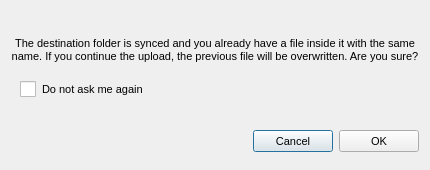
<?xml version="1.0" encoding="UTF-8"?>
<ui version="4.0">
 <class>MessageBox</class>
 <widget class="QDialog" name="MessageBox">
  <property name="geometry">
   <rect>
    <x>0</x>
    <y>0</y>
    <width>430</width>
    <height>170</height>
   </rect>
  </property>
  <property name="minimumSize">
   <size>
    <width>430</width>
    <height>170</height>
   </size>
  </property>
  <property name="maximumSize">
   <size>
    <width>564</width>
    <height>170</height>
   </size>
  </property>
  <property name="windowTitle">
   <string>Warning</string>
  </property>
  <property name="styleSheet">
   <string notr="true">QWidget
{
font-size: 11px;
}

QCheckBox::indicator {
     width: 16px;
     height: 16px;
 }

QRadioButton::indicator {
     width: 16px;
     height: 16px;
 }

QScrollBar:horizontal {
height: 16px;
}

QPushButton
{
    min-height: 14px;
	height: 14px;
}

#cDefaultPath
{
    spacing: 10px;
}

#bChange
{
}
</string>
  </property>
  <layout class="QVBoxLayout" name="verticalLayout">
   <property name="topMargin">
    <number>0</number>
   </property>
   <property name="bottomMargin">
    <number>0</number>
   </property>
   <item>
    <widget class="QLabel" name="label">
     <property name="minimumSize">
      <size>
       <width>0</width>
       <height>51</height>
      </size>
     </property>
     <property name="maximumSize">
      <size>
       <width>16777215</width>
       <height>51</height>
      </size>
     </property>
     <property name="font">
      <font>
       <pointsize>-1</pointsize>
      </font>
     </property>
     <property name="focusPolicy">
      <enum>Qt::StrongFocus</enum>
     </property>
     <property name="layoutDirection">
      <enum>Qt::LeftToRight</enum>
     </property>
     <property name="text">
      <string>The destination folder is synced and you already have a file inside it with the same name. If you continue the upload, the previous file will be overwritten. Are you sure?</string>
     </property>
     <property name="alignment">
      <set>Qt::AlignBottom|Qt::AlignHCenter</set>
     </property>
     <property name="wordWrap">
      <bool>true</bool>
     </property>
     <property name="indent">
      <number>0</number>
     </property>
    </widget>
   </item>
   <item>
    <widget class="QCheckBox" name="cDefaultOption">
     <property name="enabled">
      <bool>true</bool>
     </property>
     <property name="styleSheet">
      <string notr="true">margin-left: 9px;</string>
     </property>
     <property name="text">
      <string>Do not ask me again</string>
     </property>
     <property name="checked">
      <bool>false</bool>
     </property>
    </widget>
   </item>
   <item>
    <widget class="QWidget" name="bLayout" native="true">
     <property name="maximumSize">
      <size>
       <width>16777215</width>
       <height>40</height>
      </size>
     </property>
     <layout class="QHBoxLayout" name="horizontalLayout_2">
      <property name="spacing">
       <number>6</number>
      </property>
      <property name="leftMargin">
       <number>0</number>
      </property>
      <property name="topMargin">
       <number>12</number>
      </property>
      <property name="rightMargin">
       <number>0</number>
      </property>
      <property name="bottomMargin">
       <number>0</number>
      </property>
      <item>
       <spacer name="horizontalSpacer">
        <property name="orientation">
         <enum>Qt::Horizontal</enum>
        </property>
        <property name="sizeHint" stdset="0">
         <size>
          <width>40</width>
          <height>20</height>
         </size>
        </property>
       </spacer>
      </item>
      <item>
       <widget class="QPushButton" name="bCancel">
        <property name="text">
         <string>Cancel</string>
        </property>
       </widget>
      </item>
      <item>
       <widget class="QPushButton" name="bOK">
        <property name="text">
         <string>OK</string>
        </property>
       </widget>
      </item>
     </layout>
    </widget>
   </item>
  </layout>
 </widget>
 <resources/>
 <connections>
  <connection>
   <sender>bCancel</sender>
   <signal>clicked()</signal>
   <receiver>MessageBox</receiver>
   <slot>reject()</slot>
   <hints>
    <hint type="sourcelabel">
     <x>383</x>
     <y>151</y>
    </hint>
    <hint type="destinationlabel">
     <x>214</x>
     <y>89</y>
    </hint>
   </hints>
  </connection>
  <connection>
   <sender>bOK</sender>
   <signal>clicked()</signal>
   <receiver>MessageBox</receiver>
   <slot>accept()</slot>
   <hints>
    <hint type="sourcelabel">
     <x>377</x>
     <y>140</y>
    </hint>
    <hint type="destinationlabel">
     <x>214</x>
     <y>84</y>
    </hint>
   </hints>
  </connection>
 </connections>
</ui>
